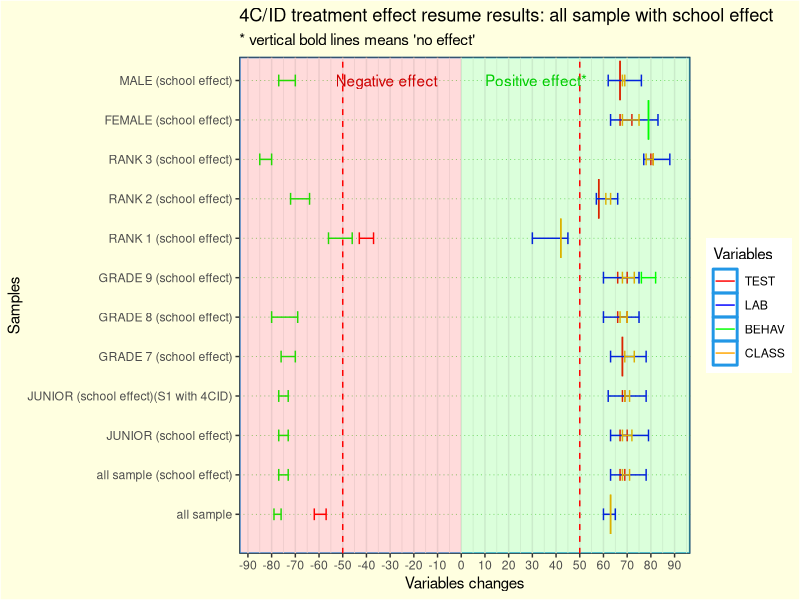
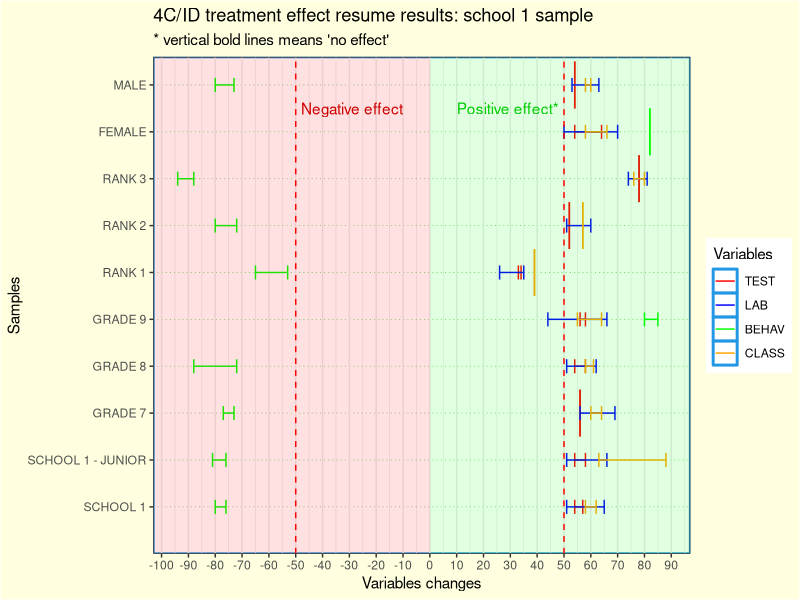

Reproduce these figures in R, in order.
#INDEX
# SUMMARY results and observations/notes 
# all Sample - 15 
# School 1 - 50

# libraries 
library(dplyr) #work with data frames
library(tidyverse) #include dplyr
library(ggplot2) # graphs
library(gridExtra) #arrange graphs in rows

# NOTE: https://r-charts.com/part-whole/diverging-bar-chart-ggplot2/
# for plotting changes

########## Summary results all sample (with school effect) - 2003 to 2017
# for changes that have p-value that we can't reject the null I use the mean value

results <- data.frame(
  samples=c("all sample", "all sample (school effect)" , "JUNIOR (school effect)", "JUNIOR (school effect)(S1 with 4CID)", "GRADE 7 (school effect)","GRADE 8 (school effect)", "GRADE 9 (school effect)", "RANK 1 (school effect)", "RANK 2 (school effect)","RANK 3 (school effect)","FEMALE (school effect)","MALE (school effect)"),
  TEST1=c(-62,67,67,68,68,66,66,-43,58,80,67,67),
  TEST2=c(-57,69,70,69,68,70,70,-37,58,81,72,67),
  LAB1=c(60,63,63,62,63,60,60,30,57,77,63,62),
  LAB2=c(65,78,79,78,78,75,75,45,66,88,83,76),
  BEHAV1=c(-79,-77,-77,-77,-76,-80,76,-56,-72,-85,79,-77),
  BEHAV2=c(-76,-73,-73,-73,-70,-69,82,-46,-64,-80,79,-70),
  CLASS1=c(63,68,68,69,69,67,68,42,61,78,68,68),
  CLASS2=c(63,71,72,71,73,70,73,42,63,81,75,69)
)
results
ggplot(results,aes(group=TEST1)) +
  geom_errorbar(aes(x=samples, ymin=TEST1, ymax=TEST2,color='TEST'), width = ifelse(results$TEST1==results$TEST2, 1, 0.3))+
  geom_errorbar(aes(x=samples, ymin=LAB1, ymax=LAB2,color='LAB'), width = ifelse(results$LAB1==results$LAB2, 1, 0.3)) +
  geom_errorbar(aes(x=samples, ymin=BEHAV1, ymax=BEHAV2, color='BEHAV'), width = ifelse(results$BEHAV1==results$BEHAV2, 1, 0.3)) +
  geom_errorbar(aes(x=samples, ymin=CLASS1, ymax=CLASS2, color='CLASS'),width = ifelse(results$CLASS1==results$CLASS2, 1, 0.3)) +
  xlab("Samples")+labs(title="4C/ID treatment effect resume results: all sample with school effect",y = "Variables changes",subtitle = "* vertical bold lines means 'no effect'")+
  scale_color_manual(name='Variables',
                     breaks=c('TEST','LAB', 'BEHAV', 'CLASS'),
                     values=c('TEST'='red', 'LAB'='blue', 'BEHAV'='green', 'CLASS'='orange'))+
  theme_bw()+
  theme(panel.grid.major.y = element_line(color = 3,linewidth = 0.25, linetype = 3),panel.background = element_rect(color = 4, linewidth = 1),plot.background = element_rect(fill = "lightyellow"))+
  geom_rect(aes(xmin=0,xmax=Inf,ymin = - Inf,ymax = 0),fill="red",alpha = 0.01) +
  geom_rect(aes(xmin=0,xmax=Inf,ymin = 0,ymax = Inf),fill="green",alpha = 0.01) +
  scale_x_discrete(limits=c("all sample", "all sample (school effect)" , "JUNIOR (school effect)", "JUNIOR (school effect)(S1 with 4CID)", "GRADE 7 (school effect)","GRADE 8 (school effect)", "GRADE 9 (school effect)", "RANK 1 (school effect)", "RANK 2 (school effect)","RANK 3 (school effect)","FEMALE (school effect)","MALE (school effect)"))+
  scale_y_continuous(breaks = seq(-100, 100, by = 10))+
  geom_hline(yintercept=c(-50,50),color="red",linetype=2)+
  annotate(geom="text", x=12, y=-10, label="Negative effect",color="red3",hjust=1)+
  annotate(geom="text", x=12, y=10, label="Positive effect*",color="green3",hjust=0)+
  coord_flip()
  
########## Summary results for SCHOOL 1 sample only - 2003 to 2017
# for changes that have p-value that we can't reject the null I use the mean value
results <- data.frame(
  samples=c("SCHOOL 1", "SCHOOL 1 - JUNIOR","GRADE 7","GRADE 8", "GRADE 9", "RANK 1", "RANK 2","RANK 3","FEMALE","MALE"),
  TEST1=c(54,54,56,54,56,34,52,78,54,54),
  TEST2=c(57,58,56,58,58,33,52,78,64,54),
  LAB1=c(51,51,56,51,44,26,51,74,50,53),
  LAB2=c(65,66,69,62,66,35,60,81,70,63),
  BEHAV1=c(-80,-81,-77,-88,80,-65,-80,-94,82,-80),
  BEHAV2=c(-76,-76,-73,-72,85,-53,-72,-88,82,-73),
  CLASS1=c(58,88,60,58,55,39,57,76,58,58),
  CLASS2=c(62,63,64,61,64,39,57,80,66,60)
)

ggplot(results,aes(group=TEST1)) +
  geom_errorbar(aes(x=samples, ymin=TEST1, ymax=TEST2,color='TEST'), width = ifelse(results$TEST1==results$TEST2, 1, 0.3))+
  geom_errorbar(aes(x=samples, ymin=LAB1, ymax=LAB2,color='LAB'), width = ifelse(results$LAB1==results$LAB2, 1, 0.3)) +
  geom_errorbar(aes(x=samples, ymin=BEHAV1, ymax=BEHAV2, color='BEHAV'), width = ifelse(results$BEHAV1==results$BEHAV2, 1, 0.3)) +
  geom_errorbar(aes(x=samples, ymin=CLASS1, ymax=CLASS2, color='CLASS'),width = ifelse(results$CLASS1==results$CLASS2, 1, 0.3)) +
  xlab("Samples")+labs(title="4C/ID treatment effect resume results: school 1 sample",y = "Variables changes",subtitle = "* vertical bold lines means 'no effect'")+
  scale_color_manual(name='Variables',
                     breaks=c('TEST','LAB', 'BEHAV', 'CLASS'),
                     values=c('TEST'='red', 'LAB'='blue', 'BEHAV'='green', 'CLASS'='orange'))+
  theme_bw()+
  theme(panel.grid.major.y = element_line(color = 3,linewidth = 0.25, linetype = 3),panel.background = element_rect(color = 4, linewidth = 1),plot.background = element_rect(fill = "lightyellow"))+
  geom_rect(aes(xmin=0,xmax=Inf,ymin = - Inf,ymax = 0),fill="red",alpha = 0.01) +
  geom_rect(aes(xmin=0,xmax=Inf,ymin = 0,ymax = Inf),fill="green",alpha = 0.01) +
  scale_x_discrete(limits=c("SCHOOL 1", "SCHOOL 1 - JUNIOR","GRADE 7","GRADE 8", "GRADE 9", "RANK 1", "RANK 2","RANK 3","FEMALE","MALE"))+
  scale_y_continuous(breaks = seq(-100, 100, by = 10))+
  geom_hline(yintercept=c(-50,50),color="red",linetype=2)+
  annotate(geom="text", x=9.5, y=-10, label="Negative effect",color="red3",hjust=1)+
  annotate(geom="text", x=9.5, y=10, label="Positive effect*",color="green3",hjust=0)+
  coord_flip()

